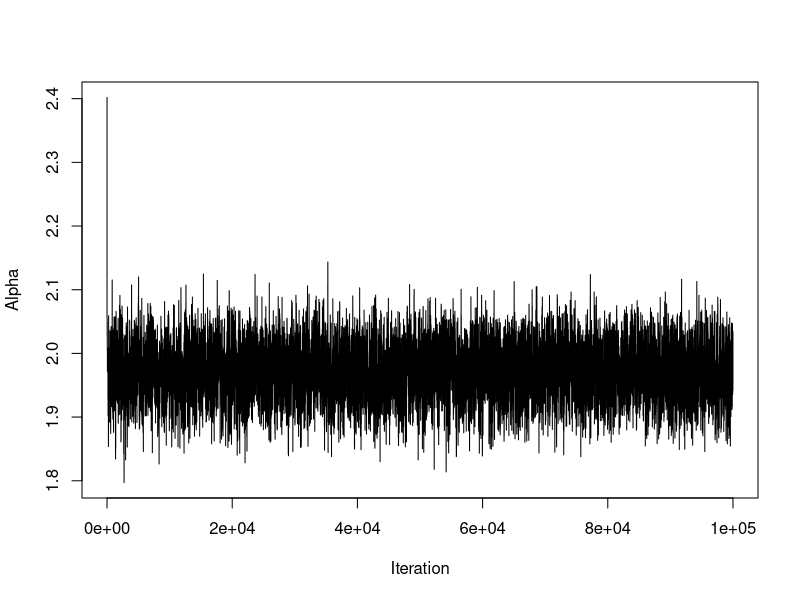
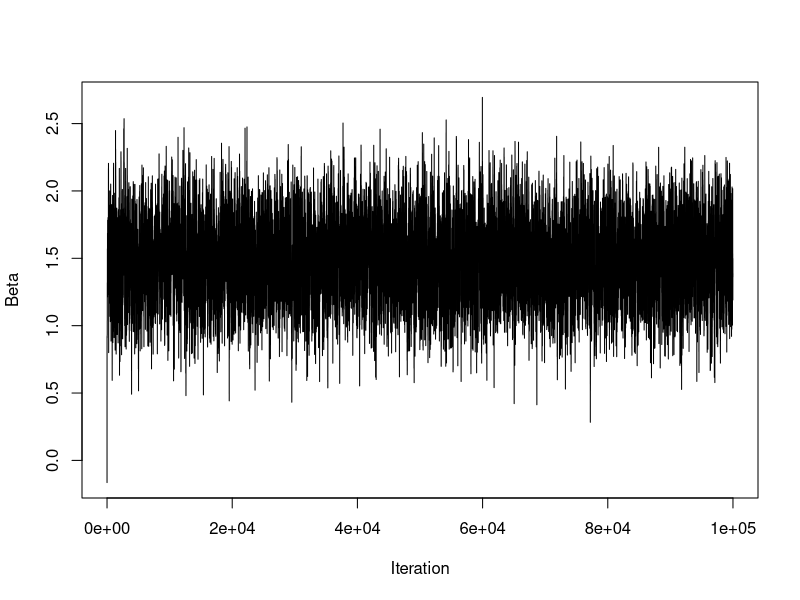
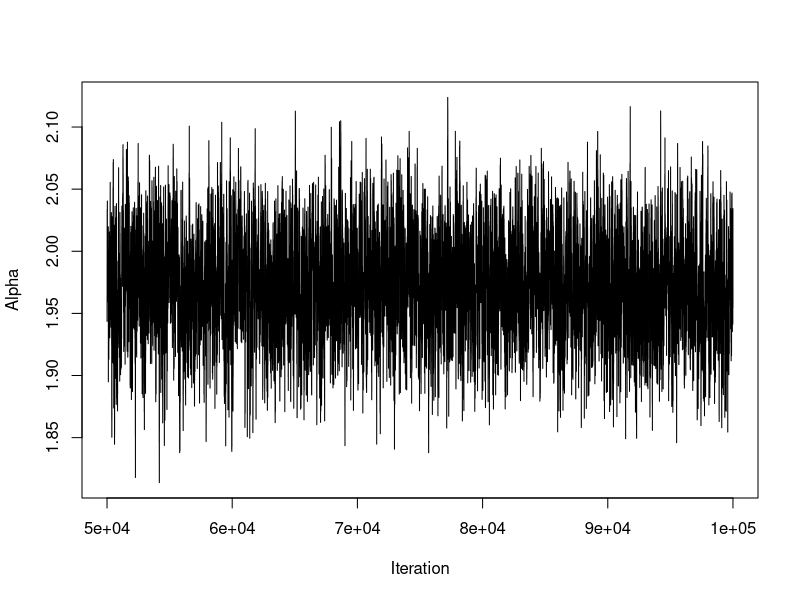
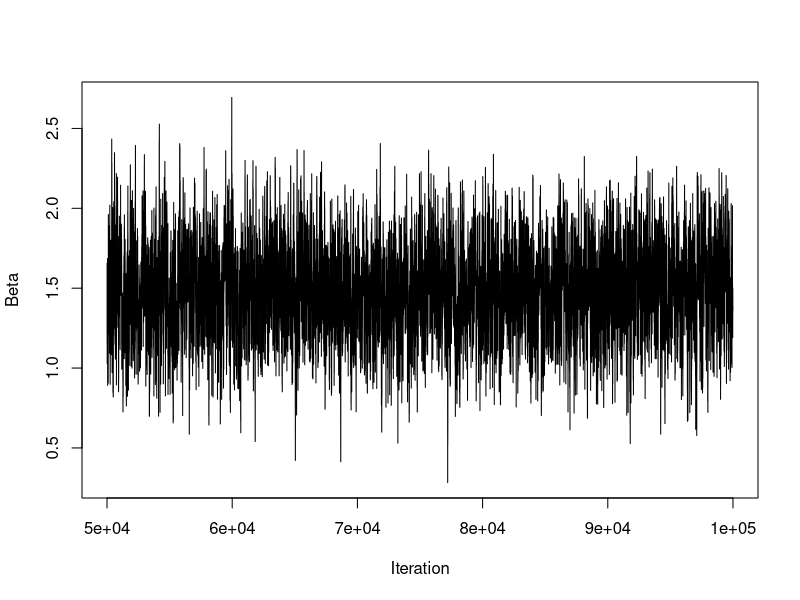
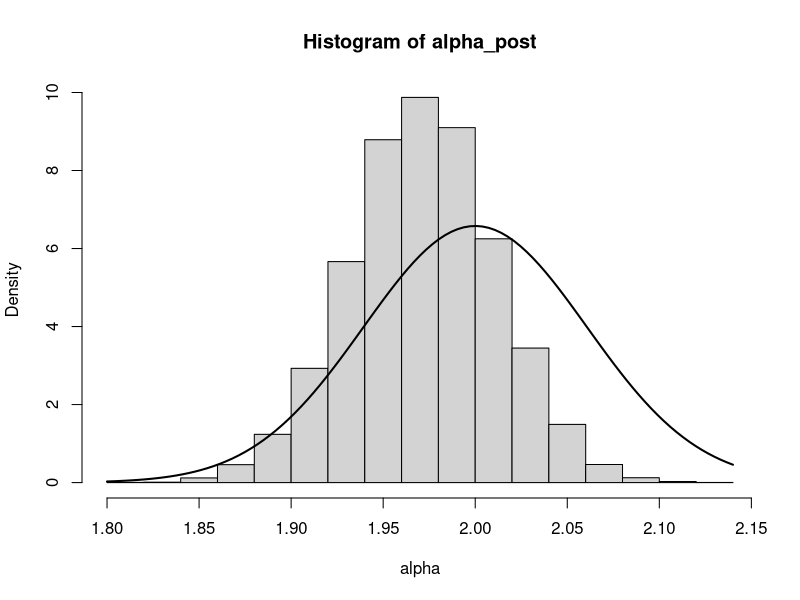
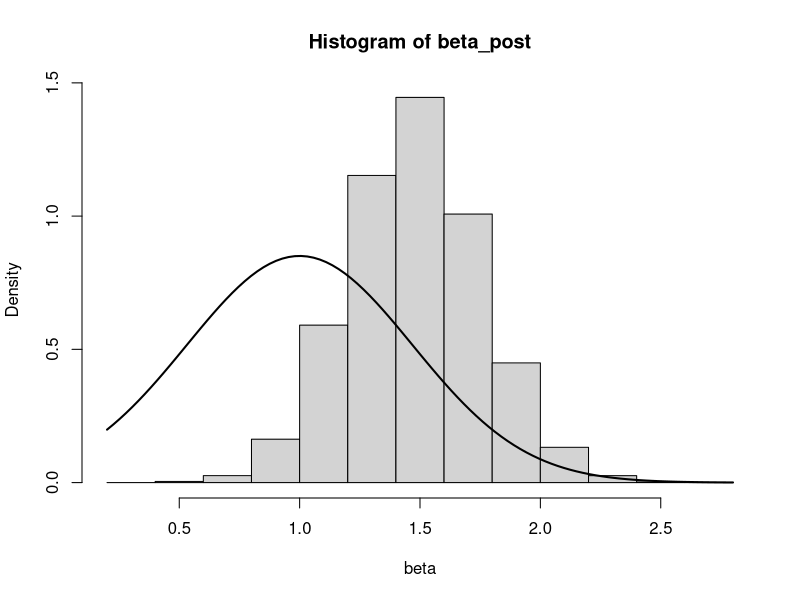

Write the R code that produced these figures, in order.
#Monte Carlo Markov Chain algorithm

alpha_true=2
beta_true=1
#sd_true=1
n_samples=48
n_params=2

acc_lower=0.35
acc_upper=0.45

#create sample data by adding normally distributed noise
x=seq(from=0, to=12, by=0.25)
y=alpha_true*x+beta_true+rnorm(length(x), 0, 1)


N=100000 #number of steps in chain
#alpha_values<-matrix(0, N, 1)
#beta_values<-matrix(0, N, 1)
mchain=matrix(0, N, n_params) #set up MC matrix for parameters 

alpha_init<-rnorm(1, 2, 1) #initial guess for alpha (slope)
beta_init<-rnorm(1, 1, 1)
#sigma_init<-rnorm(1, 1, 1)

#alpha_values[, 1]<-alpha_init
#beta_values[, 2]<-beta_init

mchain[1, 1]<-alpha_init
mchain[1, 2]<-beta_init
#mchain[1, 3]<-sigma_init

#define prior distribution
prior=function(param){
   dunif(param, min=-1000, max=1000, log=TRUE)
}

#define proposal distribution to draw guesses from
proposal=function(param, s){
  return(rnorm(1, mean=param, sd=s))
}

#initialise sd
s=matrix(1, 1, n_params)

#initialise accepted values count
count=matrix(0, 1, n_params)

for (t in 2:N){
  for (i in 1:n_params) {
    #tuning sd for proposal distribution
    
    if (t<=N/2 && t%%100==0){
      acc_rate=count[, i]/t
      if (acc_rate<acc_lower){
        scale=acc_lower/acc_rate
        s[, i]=s[, i]/scale}
      if (acc_rate>acc_upper){
        scale=acc_rate/acc_upper
        s[, i]=s[, i]*scale}}
    
    #choose value from proposal density   
    k=proposal(mchain[t-1, i], s[, i])
    
    #alpha likelihood 
    if (i==1){Likelihood_old=sum(dnorm(y, mean=mchain[t-1, i]*x+mchain[t-1, i+1], sd=1, log=T))
    Likelihood_new=sum(dnorm(y, mean=k*x+mchain[t-1, i+1], sd=1, log=T))}
    
    #beta likelihood
    if (i==2){Likelihood_old=sum(dnorm(y, mean=mchain[t, i-1]*x+mchain[t-1, i], sd=1, log=T)) 
    Likelihood_new=sum(dnorm(y, mean=mchain[t, i-1]*x+k, sd=1, log=T))}
    
    #sigma likelihood
    # if (i==3){Likelihood_old=sum(dnorm(y, mean=mchain[t, i-2]*x+mchain[t, i-1], sd=log(mchain[t-1, i]), log=T))
    #Likelihood_new=sum(dnorm(y, mean=mchain[t, i-2]*x+mchain[t, i-1], sd=log(k), log=T))}
    
    #calculate priors
    Prior_new=prior(k)
    Prior_old=prior(mchain[t-1, i])
    
    #calculate posteriors
    Posterior_new=Likelihood_new+Prior_new
    Posterior_old=Likelihood_old+Prior_old
    
    #calculate acceptance probability
    #a=min(1, exp(Posterior_new-Posterior_old))
    log_a=min(0, Posterior_new-Posterior_old)
    
    #choose random value from uniform distribution
    u=runif(1, 0, 1)
    log_u=log(u)
    
    if (log_a>log_u) {
      mchain[t, i]=k
      count[, i]=count[, i]+1
      } 
    else {
      mchain[t, i]=mchain[t-1, i]
    }
    #if (log_a>log_u) {
    #if (i==1 || i==2){
    
     # mchain[t, i]=k
    #  count[, i]=count[, i]+1}
    #if (i==3){
    #mchain[t, i]=exp(k)
    #}
    #} 
    #else {
      #mchain[t, i]=mchain[t-1, i]
    #} 
  }
}

#trace plots
plot(1:N, mchain[, 1], type="l", xlab="Iteration", ylab="Alpha")
plot(1:N, mchain[, 2], type="l", xlab="Iteration", ylab="Beta")

#remove burn-in iterations
data=mchain[50001:N, ]
alpha_post=data[, 1]
beta_post=data[, 2]

#trace plots without burn-in
plot(50001:N, alpha_post, type="l", xlab="Iteration", ylab="Alpha")
plot(50001:N, beta_post, type="l", xlab="Iteration", ylab="Beta")

hist(alpha_post, freq=F, xlab="alpha")
curve(dnorm(x,mean=2, sd=s[, 1]), add=TRUE, lwd=2)

hist(beta_post, freq=F, xlab="beta")
curve(dnorm(x,mean=1, sd=s[, 2]), add=TRUE, lwd=2)

#acceptance rates
acceptance_alpha=count[, 1]/N
acceptance_beta=count[, 2]/N

